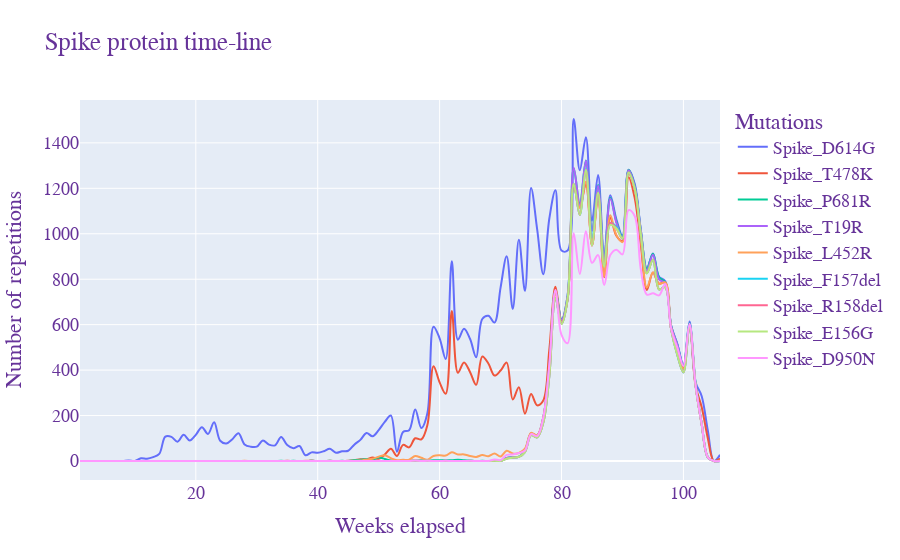

The code cell stored with this chart in its notebook:
### Code cell
record=[]
val=0
#An iteration is generated for each day of the week up to the maximum
for week in range(1,int(df.semana.max())+1):
  row=[]
  # Existing mutations are iterated
  for mutation in dicS:
    val=0
    # Columns are filtered for each week
    for user in df[df.semana == week]['AA Substitutions']:
      # we do a count when the mutation appears in the user
      if mutation in user:
        val=val+1
    row.append(val)
  record.append(row)
# to corroborate the results, the protein S dataframe is printed
dfS=pd.DataFrame(record,columns=dicS)
fig = px.line(dfS, 
              x=range(1,int(df.semana.max())+1), 
              y=dfS.columns,line_shape="spline",
              title="Spike protein time-line",)
fig.update_layout(
    xaxis_title="Weeks elapsed",
    yaxis_title="Number of repetitions",
    legend_title="Mutations",
    font=dict(
        family="Courier New, monospace",
        size=18,
        color="RebeccaPurple"
    )
)
fig.show()

### Figure 1 — Plotly figure (JSON) as saved in the notebook; plotly's stock layout.template omitted (floating-point values rounded to 4 significant figures)
{"data": [{"hovertemplate": "variable=Spike_D614G<br>x=%{x}<br>value=%{y}<extra></extra>", "legendgroup": "Spike_D614G", "line": {"color": "#636efa", "dash": "solid", "shape": "spline"}, "marker": {"symbol": "circle"}, "mode": "lines", "name": "Spike_D614G", "orientation": "v", "showlegend": true, "type": "scatter", "x": [1, 2, 3, 4, 5, 6, 7, 8, 9, 10, 11, 12, 13, 14, 15, 16, 17, 18, 19, 20, 21, 22, 23, 24, 25, 26, 27, 28, 29, 30, 31, 32, 33, 34, 35, 36, 37, 38, 39, 40, 41, 42, 43, 44, 45, 46, 47, 48, 49, 50, 51, 52, 53, 54, 55, 56, 57, 58, 59, 60, 61, 62, 63, 64, 65, 66, 67, 68, 69, 70, 71, 72, 73, 74, 75, 76, 77, 78, 79, 80, 81, 82, 83, 84, 85, 86, 87, 88, 89, 90, 91, 92, 93, 94, 95, 96, 97, 98, 99, 100, 101, 102, 103, 104, 105, 106], "xaxis": "x", "y": [0, 0, 0, 0, 0, 0, 0, 0, 2, 0, 12, 10, 17, 31, 107, 106, 85, 115, 90, 115, 149, 119, 170, 89, 77, 96, 122, 73, 63, 63, 90, 72, 69, 106, 70, 56, 66, 25, 38, 36, 43, 54, 36, 43, 45, 72, 93, 123, 109, 136, 172, 200, 41, 128, 135, 227, 145, 211, 591, 540, 449, 879, 534, 582, 537, 457, 625, 639, 609, 763, 901, 669, 974, 749, 1201, 1020, 822, 1067, 1191, 926, 926, 1505, 1280, 1425, 1057, 1259, 898, 1169, 1064, 992, 1281, 1221, 1018, 847, 913, 811, 792, 594, 515, 421, 614, 347, 285, 134, 0, 27], "yaxis": "y"}, {"hovertemplate": "variable=Spike_T478K<br>x=%{x}<br>value=%{y}<extra></extra>", "legendgroup": "Spike_T478K", "line": {"color": "#EF553B", "dash": "solid", "shape": "spline"}, "marker": {"symbol": "circle"}, "mode": "lines", "name": "Spike_T478K", "orientation": "v", "showlegend": true, "type": "scatter", "x": [1, 2, 3, 4, 5, 6, 7, 8, 9, 10, 11, 12, 13, 14, 15, 16, 17, 18, 19, 20, 21, 22, 23, 24, 25, 26, 27, 28, 29, 30, 31, 32, 33, 34, 35, 36, 37, 38, 39, 40, 41, 42, 43, 44, 45, 46, 47, 48, 49, 50, 51, 52, 53, 54, 55, 56, 57, 58, 59, 60, 61, 62, 63, 64, 65, 66, 67, 68, 69, 70, 71, 72, 73, 74, 75, 76, 77, 78, 79, 80, 81, 82, 83, 84, 85, 86, 87, 88, 89, 90, 91, 92, 93, 94, 95, 96, 97, 98, 99, 100, 101, 102, 103, 104, 105, 106], "xaxis": "x", "y": [0, 0, 0, 0, 0, 0, 0, 0, 0, 0, 0, 0, 0, 0, 0, 0, 0, 0, 0, 0, 0, 0, 0, 0, 0, 0, 0, 0, 0, 0, 0, 0, 0, 0, 1, 0, 0, 0, 1, 0, 0, 1, 0, 0, 1, 3, 8, 7, 15, 10, 28, 54, 22, 71, 60, 100, 95, 159, 417, 346, 296, 660, 388, 434, 391, 335, 460, 429, 376, 398, 433, 271, 325, 208, 295, 245, 266, 490, 767, 620, 714, 1213, 1114, 1219, 948, 1166, 809, 1071, 991, 967, 1249, 1158, 953, 753, 830, 780, 787, 577, 497, 407, 595, 330, 237, 100, 0, 11], "yaxis": "y"}, {"hovertemplate": "variable=Spike_P681R<br>x=%{x}<br>value=%{y}<extra></extra>", "legendgroup": "Spike_P681R", "line": {"color": "#00cc96", "dash": "solid", "shape": "spline"}, "marker": {"symbol": "circle"}, "mode": "lines", "name": "Spike_P681R", "orientation": "v", "showlegend": true, "type": "scatter", "x": [1, 2, 3, 4, 5, 6, 7, 8, 9, 10, 11, 12, 13, 14, 15, 16, 17, 18, 19, 20, 21, 22, 23, 24, 25, 26, 27, 28, 29, 30, 31, 32, 33, 34, 35, 36, 37, 38, 39, 40, 41, 42, 43, 44, 45, 46, 47, 48, 49, 50, 51, 52, 53, 54, 55, 56, 57, 58, 59, 60, 61, 62, 63, 64, 65, 66, 67, 68, 69, 70, 71, 72, 73, 74, 75, 76, 77, 78, 79, 80, 81, 82, 83, 84, 85, 86, 87, 88, 89, 90, 91, 92, 93, 94, 95, 96, 97, 98, 99, 100, 101, 102, 103, 104, 105, 106], "xaxis": "x", "y": [0, 0, 0, 0, 0, 0, 0, 0, 0, 0, 0, 0, 0, 0, 0, 0, 0, 0, 0, 0, 0, 0, 0, 0, 0, 0, 0, 0, 0, 0, 0, 0, 0, 1, 0, 1, 0, 0, 1, 0, 0, 1, 0, 1, 0, 4, 5, 9, 5, 15, 9, 2, 0, 0, 1, 2, 3, 1, 3, 3, 3, 3, 5, 3, 2, 0, 1, 0, 1, 1, 13, 17, 19, 45, 121, 112, 191, 416, 749, 624, 729, 1288, 1133, 1322, 1017, 1215, 881, 1158, 1054, 985, 1282, 1212, 1016, 847, 912, 808, 786, 593, 512, 419, 606, 339, 163, 16, 0, 0], "yaxis": "y"}, {"hovertemplate": "variable=Spike_T19R<br>x=%{x}<br>value=%{y}<extra></extra>", "legendgroup": "Spike_T19R", "line": {"color": "#ab63fa", "dash": "solid", "shape": "spline"}, "marker": {"symbol": "circle"}, "mode": "lines", "name": "Spike_T19R", "orientation": "v", "showlegend": true, "type": "scatter", "x": [1, 2, 3, 4, 5, 6, 7, 8, 9, 10, 11, 12, 13, 14, 15, 16, 17, 18, 19, 20, 21, 22, 23, 24, 25, 26, 27, 28, 29, 30, 31, 32, 33, 34, 35, 36, 37, 38, 39, 40, 41, 42, 43, 44, 45, 46, 47, 48, 49, 50, 51, 52, 53, 54, 55, 56, 57, 58, 59, 60, 61, 62, 63, 64, 65, 66, 67, 68, 69, 70, 71, 72, 73, 74, 75, 76, 77, 78, 79, 80, 81, 82, 83, 84, 85, 86, 87, 88, 89, 90, 91, 92, 93, 94, 95, 96, 97, 98, 99, 100, 101, 102, 103, 104, 105, 106], "xaxis": "x", "y": [0, 0, 0, 0, 0, 0, 0, 0, 0, 0, 0, 0, 0, 0, 0, 0, 0, 0, 0, 0, 0, 0, 0, 0, 0, 0, 0, 0, 0, 0, 0, 0, 0, 0, 0, 0, 0, 0, 1, 0, 0, 0, 0, 0, 0, 0, 0, 0, 0, 0, 0, 0, 0, 0, 0, 2, 1, 1, 0, 0, 1, 0, 0, 0, 0, 0, 0, 0, 1, 0, 13, 16, 18, 44, 120, 112, 192, 418, 746, 622, 729, 1290, 1126, 1321, 1012, 1211, 881, 1154, 1049, 979, 1279, 1208, 1016, 838, 908, 799, 782, 592, 512, 418, 601, 333, 161, 16, 0, 0], "yaxis": "y"}, {"hovertemplate": "variable=Spike_L452R<br>x=%{x}<br>value=%{y}<extra></extra>", "legendgroup": "Spike_L452R", "line": {"color": "#FFA15A", "dash": "solid", "shape": "spline"}, "marker": {"symbol": "circle"}, "mode": "lines", "name": "Spike_L452R", "orientation": "v", "showlegend": true, "type": "scatter", "x": [1, 2, 3, 4, 5, 6, 7, 8, 9, 10, 11, 12, 13, 14, 15, 16, 17, 18, 19, 20, 21, 22, 23, 24, 25, 26, 27, 28, 29, 30, 31, 32, 33, 34, 35, 36, 37, 38, 39, 40, 41, 42, 43, 44, 45, 46, 47, 48, 49, 50, 51, 52, 53, 54, 55, 56, 57, 58, 59, 60, 61, 62, 63, 64, 65, 66, 67, 68, 69, 70, 71, 72, 73, 74, 75, 76, 77, 78, 79, 80, 81, 82, 83, 84, 85, 86, 87, 88, 89, 90, 91, 92, 93, 94, 95, 96, 97, 98, 99, 100, 101, 102, 103, 104, 105, 106], "xaxis": "x", "y": [0, 0, 0, 0, 0, 0, 0, 0, 0, 0, 0, 0, 0, 0, 0, 0, 0, 0, 0, 0, 0, 0, 0, 0, 0, 0, 0, 1, 0, 0, 0, 0, 0, 0, 0, 0, 0, 1, 1, 0, 0, 0, 0, 0, 0, 1, 2, 7, 10, 19, 25, 12, 3, 5, 6, 22, 14, 6, 22, 25, 24, 38, 29, 29, 22, 18, 26, 21, 33, 20, 45, 33, 35, 54, 124, 113, 190, 406, 739, 610, 710, 1211, 1115, 1230, 951, 1164, 812, 1081, 994, 963, 1263, 1196, 981, 763, 829, 779, 786, 584, 494, 405, 592, 329, 158, 16, 0, 2], "yaxis": "y"}, {"hovertemplate": "variable=Spike_F157del<br>x=%{x}<br>value=%{y}<extra></extra>", "legendgroup": "Spike_F157del", "line": {"color": "#19d3f3", "dash": "solid", "shape": "spline"}, "marker": {"symbol": "circle"}, "mode": "lines", "name": "Spike_F157del", "orientation": "v", "showlegend": true, "type": "scatter", "x": [1, 2, 3, 4, 5, 6, 7, 8, 9, 10, 11, 12, 13, 14, 15, 16, 17, 18, 19, 20, 21, 22, 23, 24, 25, 26, 27, 28, 29, 30, 31, 32, 33, 34, 35, 36, 37, 38, 39, 40, 41, 42, 43, 44, 45, 46, 47, 48, 49, 50, 51, 52, 53, 54, 55, 56, 57, 58, 59, 60, 61, 62, 63, 64, 65, 66, 67, 68, 69, 70, 71, 72, 73, 74, 75, 76, 77, 78, 79, 80, 81, 82, 83, 84, 85, 86, 87, 88, 89, 90, 91, 92, 93, 94, 95, 96, 97, 98, 99, 100, 101, 102, 103, 104, 105, 106], "xaxis": "x", "y": [0, 0, 0, 0, 0, 0, 0, 0, 0, 0, 0, 0, 0, 0, 0, 0, 0, 0, 0, 0, 0, 0, 0, 0, 0, 0, 0, 0, 0, 0, 0, 0, 0, 0, 0, 0, 0, 0, 1, 0, 0, 0, 0, 0, 0, 0, 0, 0, 0, 0, 0, 0, 0, 0, 0, 2, 1, 1, 0, 0, 1, 0, 0, 0, 1, 0, 0, 0, 1, 0, 11, 15, 18, 39, 114, 104, 168, 375, 717, 604, 714, 1220, 1083, 1285, 981, 1182, 857, 1047, 1031, 979, 1271, 1201, 1002, 826, 886, 755, 765, 576, 466, 389, 594, 331, 163, 16, 0, 0], "yaxis": "y"}, {"hovertemplate": "variable=Spike_R158del<br>x=%{x}<br>value=%{y}<extra></extra>", "legendgroup": "Spike_R158del", "line": {"color": "#FF6692", "dash": "solid", "shape": "spline"}, "marker": {"symbol": "circle"}, "mode": "lines", "name": "Spike_R158del", "orientation": "v", "showlegend": true, "type": "scatter", "x": [1, 2, 3, 4, 5, 6, 7, 8, 9, 10, 11, 12, 13, 14, 15, 16, 17, 18, 19, 20, 21, 22, 23, 24, 25, 26, 27, 28, 29, 30, 31, 32, 33, 34, 35, 36, 37, 38, 39, 40, 41, 42, 43, 44, 45, 46, 47, 48, 49, 50, 51, 52, 53, 54, 55, 56, 57, 58, 59, 60, 61, 62, 63, 64, 65, 66, 67, 68, 69, 70, 71, 72, 73, 74, 75, 76, 77, 78, 79, 80, 81, 82, 83, 84, 85, 86, 87, 88, 89, 90, 91, 92, 93, 94, 95, 96, 97, 98, 99, 100, 101, 102, 103, 104, 105, 106], "xaxis": "x", "y": [0, 0, 0, 0, 0, 0, 0, 0, 0, 0, 0, 0, 0, 0, 0, 0, 0, 0, 0, 0, 0, 0, 0, 0, 0, 0, 0, 0, 0, 0, 0, 0, 0, 0, 0, 0, 0, 0, 1, 0, 0, 0, 0, 0, 0, 0, 0, 0, 0, 0, 0, 0, 0, 0, 0, 2, 1, 1, 0, 0, 1, 0, 0, 0, 1, 0, 0, 0, 1, 0, 11, 15, 18, 39, 114, 104, 168, 375, 717, 604, 714, 1220, 1083, 1282, 948, 1181, 857, 1048, 1024, 979, 1271, 1200, 1002, 826, 887, 755, 765, 576, 468, 390, 594, 331, 163, 16, 0, 0], "yaxis": "y"}, {"hovertemplate": "variable=Spike_E156G<br>x=%{x}<br>value=%{y}<extra></extra>", "legendgroup": "Spike_E156G", "line": {"color": "#B6E880", "dash": "solid", "shape": "spline"}, "marker": {"symbol": "circle"}, "mode": "lines", "name": "Spike_E156G", "orientation": "v", "showlegend": true, "type": "scatter", "x": [1, 2, 3, 4, 5, 6, 7, 8, 9, 10, 11, 12, 13, 14, 15, 16, 17, 18, 19, 20, 21, 22, 23, 24, 25, 26, 27, 28, 29, 30, 31, 32, 33, 34, 35, 36, 37, 38, 39, 40, 41, 42, 43, 44, 45, 46, 47, 48, 49, 50, 51, 52, 53, 54, 55, 56, 57, 58, 59, 60, 61, 62, 63, 64, 65, 66, 67, 68, 69, 70, 71, 72, 73, 74, 75, 76, 77, 78, 79, 80, 81, 82, 83, 84, 85, 86, 87, 88, 89, 90, 91, 92, 93, 94, 95, 96, 97, 98, 99, 100, 101, 102, 103, 104, 105, 106], "xaxis": "x", "y": [0, 0, 0, 0, 0, 0, 0, 0, 0, 0, 0, 0, 0, 0, 0, 0, 0, 0, 0, 0, 0, 0, 0, 0, 0, 0, 0, 0, 0, 0, 0, 0, 0, 0, 0, 0, 0, 0, 1, 0, 0, 0, 0, 0, 0, 0, 0, 0, 0, 0, 0, 0, 0, 0, 0, 2, 1, 1, 0, 0, 1, 0, 0, 0, 1, 0, 0, 0, 1, 0, 10, 15, 18, 39, 114, 104, 168, 374, 717, 603, 714, 1219, 1083, 1282, 948, 1181, 855, 1039, 1023, 979, 1270, 1199, 1001, 825, 886, 755, 765, 576, 467, 390, 594, 331, 163, 16, 0, 0], "yaxis": "y"}, {"hovertemplate": "variable=Spike_D950N<br>x=%{x}<br>value=%{y}<extra></extra>", "legendgroup": "Spike_D950N", "line": {"color": "#FF97FF", "dash": "solid", "shape": "spline"}, "marker": {"symbol": "circle"}, "mode": "lines", "name": "Spike_D950N", "orientation": "v", "showlegend": true, "type": "scatter", "x": [1, 2, 3, 4, 5, 6, 7, 8, 9, 10, 11, 12, 13, 14, 15, 16, 17, 18, 19, 20, 21, 22, 23, 24, 25, 26, 27, 28, 29, 30, 31, 32, 33, 34, 35, 36, 37, 38, 39, 40, 41, 42, 43, 44, 45, 46, 47, 48, 49, 50, 51, 52, 53, 54, 55, 56, 57, 58, 59, 60, 61, 62, 63, 64, 65, 66, 67, 68, 69, 70, 71, 72, 73, 74, 75, 76, 77, 78, 79, 80, 81, 82, 83, 84, 85, 86, 87, 88, 89, 90, 91, 92, 93, 94, 95, 96, 97, 98, 99, 100, 101, 102, 103, 104, 105, 106], "xaxis": "x", "y": [0, 0, 0, 0, 0, 0, 0, 0, 0, 0, 0, 0, 0, 0, 0, 0, 0, 0, 0, 0, 0, 0, 0, 0, 0, 0, 0, 0, 0, 0, 0, 0, 0, 0, 0, 0, 0, 0, 0, 0, 0, 0, 0, 0, 0, 0, 0, 0, 0, 0, 0, 0, 0, 0, 0, 2, 0, 1, 0, 0, 1, 0, 0, 0, 1, 0, 0, 0, 7, 4, 27, 29, 35, 46, 118, 110, 190, 423, 753, 555, 518, 1002, 823, 1011, 872, 906, 775, 906, 930, 909, 1104, 1078, 845, 732, 738, 729, 779, 581, 499, 418, 604, 332, 162, 16, 0, 0], "yaxis": "y"}], "layout": {"font": {"color": "RebeccaPurple", "family": "Courier New, monospace", "size": 18}, "legend": {"title": {"text": "Mutations"}, "tracegroupgap": 0}, "title": {"text": "Spike protein time-line"}, "xaxis": {"anchor": "y", "domain": [0, 1], "title": {"text": "Weeks elapsed"}}, "yaxis": {"anchor": "x", "domain": [0, 1], "title": {"text": "Number of repetitions"}}}}
